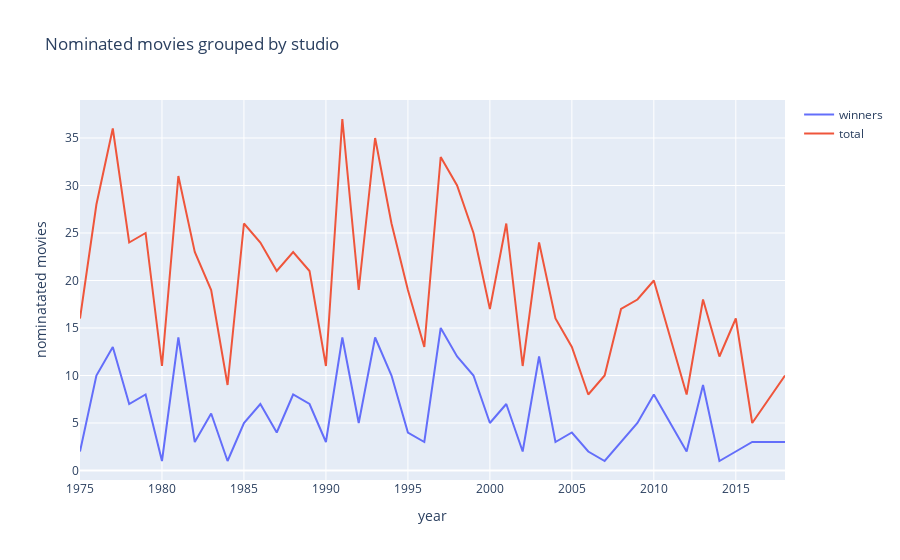

The code cell stored with this chart in its notebook:
### Code cell
x = merged_years['year']
fig = go.Figure(data=[
    go.Scatter(name='winners', x=x, y=merged_years['oscars']),
    go.Scatter(name='total', x=x, y=merged_years['nominations'])
           ])
# Change the bar mode
fig.update_layout(barmode='group',title='Nominated movies grouped by studio', xaxis_title='year',
                  yaxis_title='nominatated movies')
fig.show()

### Figure 1 — Plotly figure (JSON) as saved in the notebook; plotly's stock layout.template omitted (floating-point values rounded to 4 significant figures)
{"data": [{"name": "winners", "type": "scatter", "x": [1975, 1976, 1977, 1978, 1979, 1980, 1981, 1982, 1983, 1984, 1985, 1986, 1987, 1988, 1989, 1990, 1991, 1992, 1993, 1994, 1995, 1996, 1997, 1998, 1999, 2000, 2001, 2002, 2003, 2004, 2005, 2006, 2007, 2008, 2009, 2010, 2012, 2013, 2014, 2015, 2016, 2018], "y": [2, 10, 13, 7, 8, 1, 14, 3, 6, 1, 5, 7, 4, 8, 7, 3, 14, 5, 14, 10, 4, 3, 15, 12, 10, 5, 7, 2, 12, 3, 4, 2, 1, 3, 5, 8, 2, 9, 1, 2, 3, 3]}, {"name": "total", "type": "scatter", "x": [1975, 1976, 1977, 1978, 1979, 1980, 1981, 1982, 1983, 1984, 1985, 1986, 1987, 1988, 1989, 1990, 1991, 1992, 1993, 1994, 1995, 1996, 1997, 1998, 1999, 2000, 2001, 2002, 2003, 2004, 2005, 2006, 2007, 2008, 2009, 2010, 2012, 2013, 2014, 2015, 2016, 2018], "y": [16, 28, 36, 24, 25, 11, 31, 23, 19, 9, 26, 24, 21, 23, 21, 11, 37, 19, 35, 26, 19, 13, 33, 30, 25, 17, 26, 11, 24, 16, 13, 8, 10, 17, 18, 20, 8, 18, 12, 16, 5, 10]}], "layout": {"barmode": "group", "title": {"text": "Nominated movies grouped by studio"}, "xaxis": {"title": {"text": "year"}}, "yaxis": {"title": {"text": "nominatated movies"}}}}
